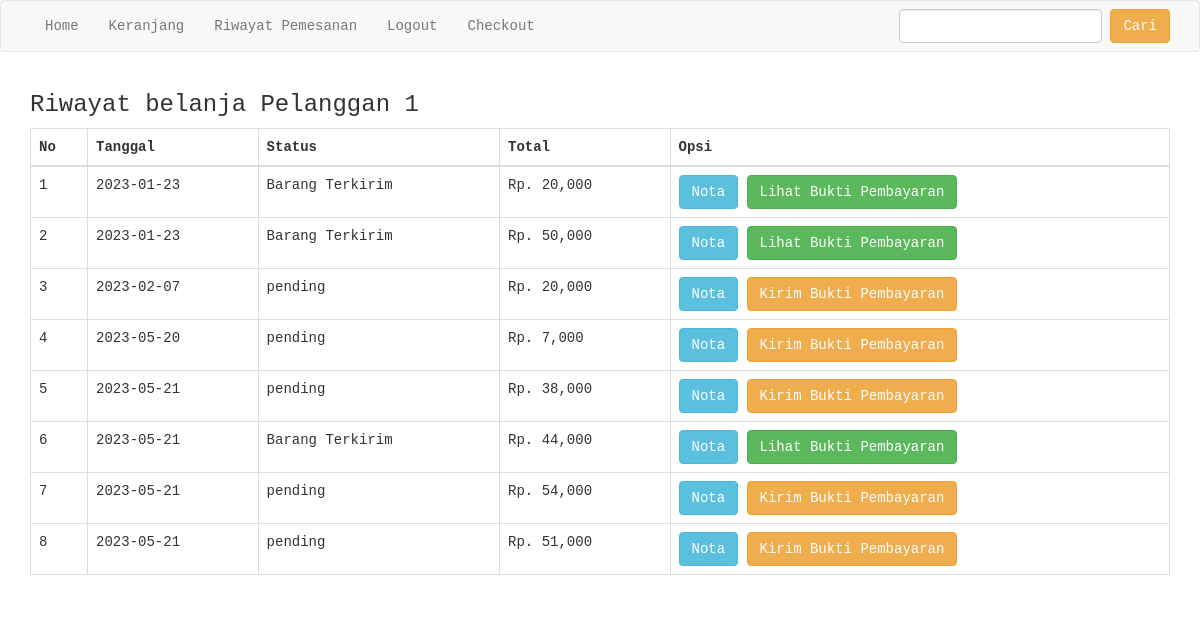
The page /riwayat.php (signed in) on the database as committed earlier.
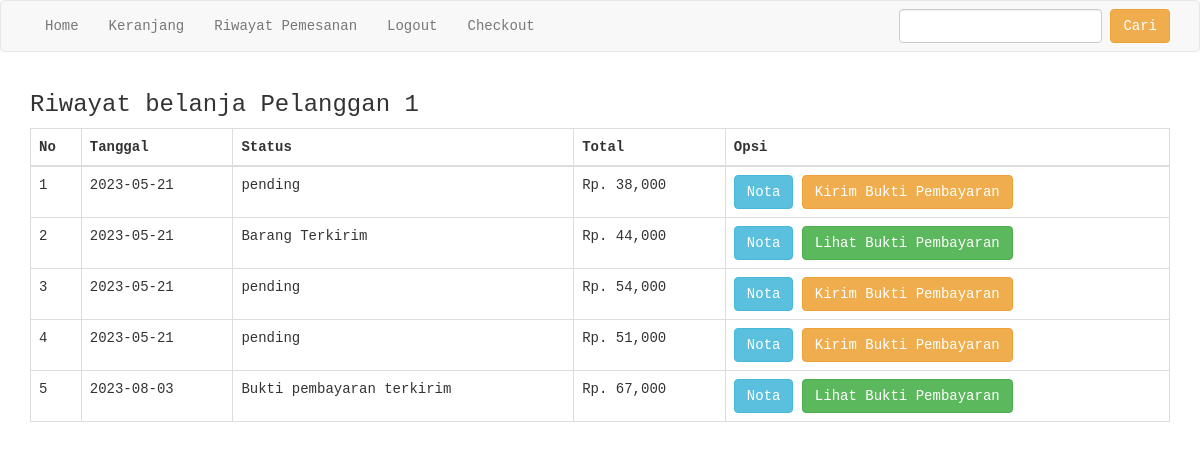
The same page on the database as committed later.
### tables this page shows
CREATE TABLE `pemesanan` (
  `id_pembelian` int(11) NOT NULL,
  `id_pelanggan` int(11) NOT NULL,
  `tanggal_pemesanan` date NOT NULL,
  `total_pemesanan` int(11) NOT NULL,
  `provinsi` varchar(255) NOT NULL,
  `alamat_pengiriman` text NOT NULL,
  `status_pemesanan` varchar(50) NOT NULL DEFAULT 'pending',
  `totalberat` int(11) NOT NULL,
  `distrik` varchar(255) NOT NULL,
  `tipe` varchar(255) NOT NULL,
  `kodepos` varchar(255) NOT NULL,
  `ekspedisi` varchar(255) NOT NULL,
  `paket` varchar(255) NOT NULL,
  `ongkir` int(11) NOT NULL,
  `estimasi` varchar(255) NOT NULL
);

### riwayat.php (the view, shortened to what this page needs)
<?php
include 'koneksi.php';
?>
<!DOCTYPE html>
<html>
<head>
	<link rel="stylesheet" href="admin/assets/css/bootstrap.css">
</head>
<body style="font-family: monospace;">
<?php include 'menu.php'; ?>
<section class="riwayat">
	<div class="container">
		<h3>Riwayat belanja <?php echo $_SESSION["pelanggan"]["nama_pelanggan"]  ?></h3>
		<table class="table table-bordered">
			<thead>
				<tr>
					<th>No</th>
					<th>Tanggal</th>
					<th>Status</th>
					<th>Total</th>
					<th>Opsi</th>
				</tr>
			</thead>
			<body>
				<?php
				$nomor=1;
				$id_pelanggan = $_SESSION["pelanggan"]['id_pelanggan'];
				$ambil = $koneksi->query("SELECT * FROM pemesanan WHERE id_pelanggan='$id_pelanggan'");
				while($pecah = $ambil->fetch_assoc())
					{
				?>
				<tr>
					<td><?php echo $nomor; ?></td>
					<td><?php echo $pecah["tanggal_pemesanan"] ?></td>
					<td><?php echo $pecah["status_pemesanan"] ?></td>
					<td>Rp. <?php echo number_format($pecah["total_pemesanan"]) ?></td>
					<td>
						<a href="nota.php?id=<?php echo $pecah["id_pembelian"] ?>" class="btn btn-info">Nota</a>
						<?php if ($pecah['status_pemesanan']=="pending"): ?>
							<a href="pembayaran.php?id=<?php echo $pecah["id_pembelian"]; ?>" class="btn btn-warning">
								Kirim Bukti Pembayaran
							</a>
						<?php else: ?>
						<a href="lihat_pembayaran.php?id=<?php echo $pecah["id_pembelian"]; ?>" class="btn btn-success">
							Lihat Bukti Pembayaran
						</a>
					<?php endif ?>
					</td>
				</tr>
				<?php $nomor++; ?>
				<?php } ?>
			</body>
		</table>
	</div>
</section>
</body>
</html>

Rows that differ between the two databases and show on the page:
removed pemesanan: tanggal_pemesanan "2023-01-23", status_pemesanan "Barang Terkirim", total_pemesanan "20,000"
removed pemesanan: tanggal_pemesanan "2023-01-23", status_pemesanan "Barang Terkirim", total_pemesanan "50,000"
removed pemesanan: tanggal_pemesanan "2023-02-07", status_pemesanan "pending", total_pemesanan "20,000"
removed pemesanan: tanggal_pemesanan "2023-05-20", status_pemesanan "pending", total_pemesanan "7,000"
added pemesanan: tanggal_pemesanan "2023-08-03", status_pemesanan "Bukti pembayaran terkirim", total_pemesanan "67,000"
